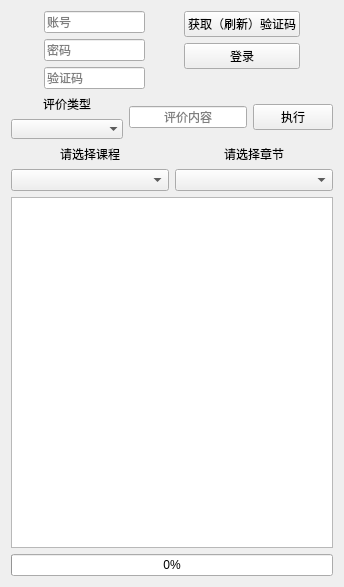
<?xml version="1.0" encoding="UTF-8"?>
<ui version="4.0">
 <class>Form</class>
 <widget class="QWidget" name="Form">
  <property name="geometry">
   <rect>
    <x>0</x>
    <y>0</y>
    <width>344</width>
    <height>587</height>
   </rect>
  </property>
  <property name="windowTitle">
   <string>网络课刷评价工具</string>
  </property>
  <layout class="QVBoxLayout" name="verticalLayout_7">
   <item>
    <layout class="QVBoxLayout" name="verticalLayout_6">
     <item>
      <layout class="QHBoxLayout" name="horizontalLayout_3">
       <item>
        <spacer name="horizontalSpacer_3">
         <property name="orientation">
          <enum>Qt::Horizontal</enum>
         </property>
         <property name="sizeHint" stdset="0">
          <size>
           <width>40</width>
           <height>20</height>
          </size>
         </property>
        </spacer>
       </item>
       <item>
        <layout class="QVBoxLayout" name="verticalLayout_4">
         <item>
          <widget class="QLineEdit" name="lineEdit">
           <property name="placeholderText">
            <string>账号</string>
           </property>
          </widget>
         </item>
         <item>
          <widget class="QLineEdit" name="lineEdit_2">
           <property name="placeholderText">
            <string>密码</string>
           </property>
          </widget>
         </item>
         <item>
          <widget class="QLineEdit" name="lineEdit_3">
           <property name="placeholderText">
            <string>验证码</string>
           </property>
          </widget>
         </item>
        </layout>
       </item>
       <item>
        <spacer name="horizontalSpacer">
         <property name="orientation">
          <enum>Qt::Horizontal</enum>
         </property>
         <property name="sizeHint" stdset="0">
          <size>
           <width>40</width>
           <height>20</height>
          </size>
         </property>
        </spacer>
       </item>
       <item>
        <layout class="QVBoxLayout" name="verticalLayout_5">
         <item>
          <widget class="QPushButton" name="pushButton_2">
           <property name="text">
            <string>获取（刷新）验证码</string>
           </property>
          </widget>
         </item>
         <item>
          <widget class="QPushButton" name="pushButton">
           <property name="text">
            <string>登录</string>
           </property>
          </widget>
         </item>
         <item>
          <widget class="QLabel" name="label">
           <property name="minimumSize">
            <size>
             <width>116</width>
             <height>14</height>
            </size>
           </property>
           <property name="text">
            <string/>
           </property>
          </widget>
         </item>
        </layout>
       </item>
       <item>
        <spacer name="horizontalSpacer_2">
         <property name="orientation">
          <enum>Qt::Horizontal</enum>
         </property>
         <property name="sizeHint" stdset="0">
          <size>
           <width>40</width>
           <height>20</height>
          </size>
         </property>
        </spacer>
       </item>
      </layout>
     </item>
     <item>
      <layout class="QHBoxLayout" name="horizontalLayout_4">
       <item>
        <layout class="QVBoxLayout" name="verticalLayout">
         <property name="spacing">
          <number>6</number>
         </property>
         <item>
          <widget class="QLabel" name="label_4">
           <property name="text">
            <string>评价类型</string>
           </property>
           <property name="alignment">
            <set>Qt::AlignCenter</set>
           </property>
          </widget>
         </item>
         <item alignment="Qt::AlignHCenter|Qt::AlignVCenter">
          <widget class="QComboBox" name="comboBox_3">
           <property name="editable">
            <bool>false</bool>
           </property>
           <property name="placeholderText">
            <string>请选择评价类型</string>
           </property>
           <property name="duplicatesEnabled">
            <bool>false</bool>
           </property>
           <property name="frame">
            <bool>false</bool>
           </property>
          </widget>
         </item>
        </layout>
       </item>
       <item>
        <widget class="QLineEdit" name="lineEdit_4">
         <property name="echoMode">
          <enum>QLineEdit::Normal</enum>
         </property>
         <property name="alignment">
          <set>Qt::AlignCenter</set>
         </property>
         <property name="placeholderText">
          <string notr="true">评价内容</string>
         </property>
         <property name="cursorMoveStyle">
          <enum>Qt::LogicalMoveStyle</enum>
         </property>
        </widget>
       </item>
       <item>
        <widget class="QPushButton" name="pushButton_3">
         <property name="text">
          <string>执行</string>
         </property>
        </widget>
       </item>
      </layout>
     </item>
     <item>
      <layout class="QVBoxLayout" name="verticalLayout_3">
       <item>
        <layout class="QHBoxLayout" name="horizontalLayout_2">
         <item>
          <widget class="QLabel" name="label_3">
           <property name="text">
            <string>请选择课程</string>
           </property>
           <property name="textFormat">
            <enum>Qt::AutoText</enum>
           </property>
           <property name="alignment">
            <set>Qt::AlignCenter</set>
           </property>
          </widget>
         </item>
         <item>
          <widget class="QLabel" name="label_2">
           <property name="text">
            <string>请选择章节</string>
           </property>
           <property name="alignment">
            <set>Qt::AlignCenter</set>
           </property>
          </widget>
         </item>
        </layout>
       </item>
       <item>
        <layout class="QHBoxLayout" name="horizontalLayout">
         <item>
          <widget class="QComboBox" name="comboBox_2">
           <property name="focusPolicy">
            <enum>Qt::ClickFocus</enum>
           </property>
          </widget>
         </item>
         <item>
          <widget class="QComboBox" name="comboBox">
           <property name="focusPolicy">
            <enum>Qt::ClickFocus</enum>
           </property>
           <property name="editable">
            <bool>false</bool>
           </property>
          </widget>
         </item>
        </layout>
       </item>
      </layout>
     </item>
     <item>
      <widget class="QTextBrowser" name="textBrowser"/>
     </item>
     <item>
      <widget class="QProgressBar" name="progressBar">
       <property name="value">
        <number>0</number>
       </property>
       <property name="textDirection">
        <enum>QProgressBar::TopToBottom</enum>
       </property>
      </widget>
     </item>
    </layout>
   </item>
  </layout>
 </widget>
 <resources/>
 <connections/>
</ui>
